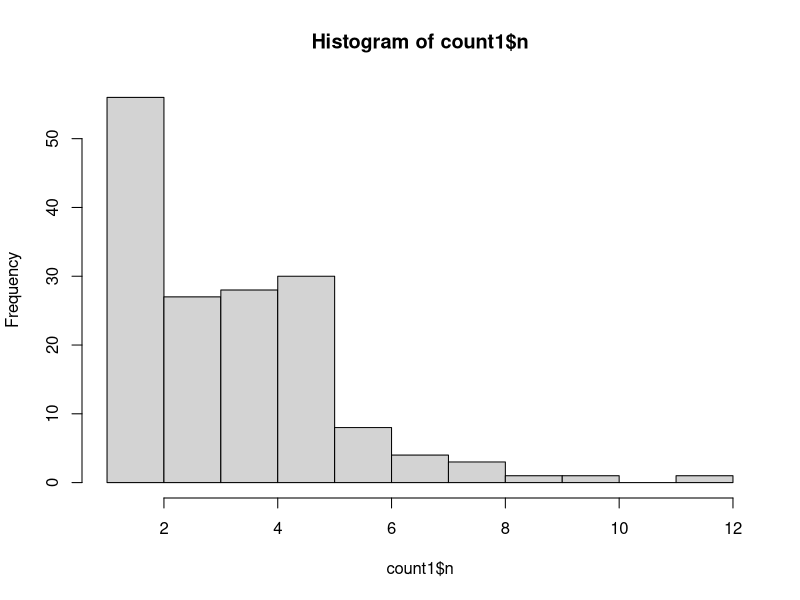
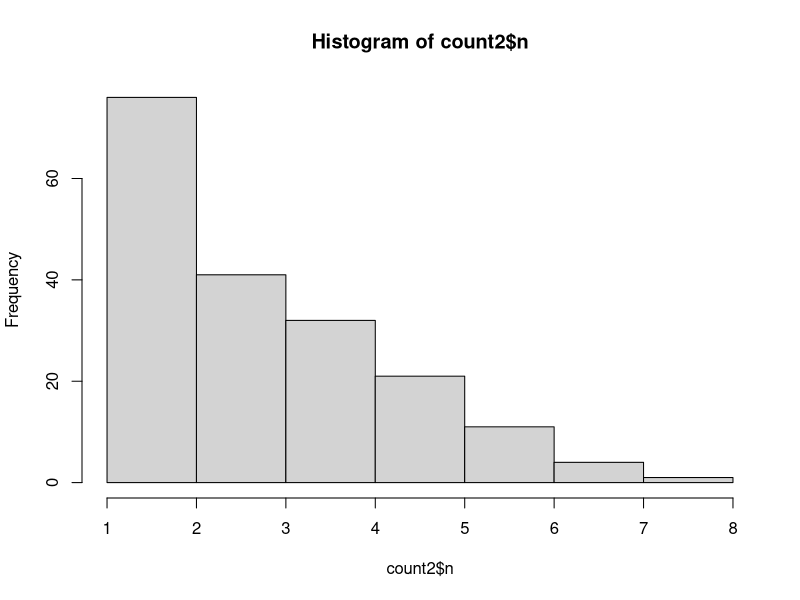
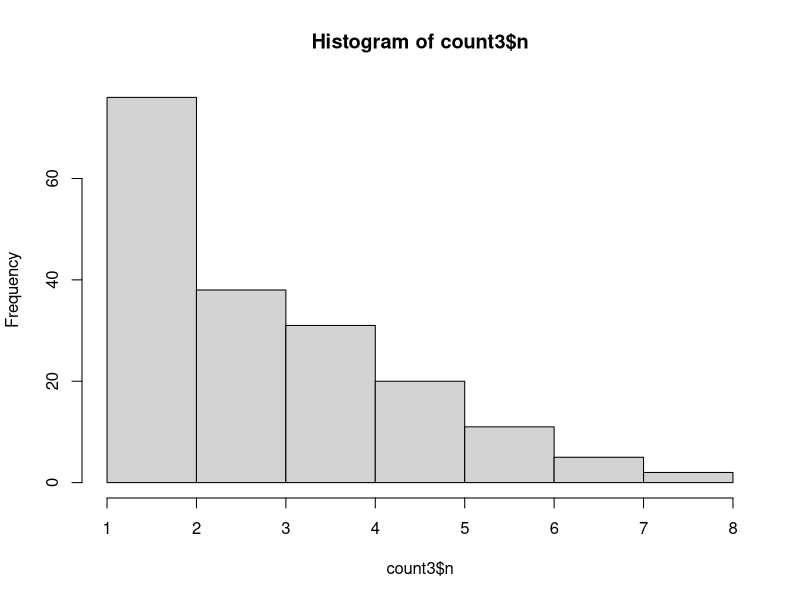
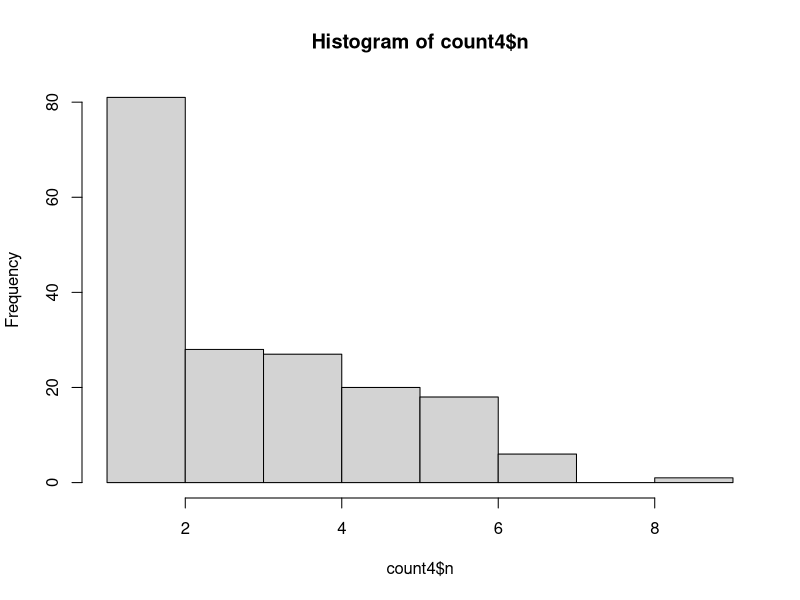
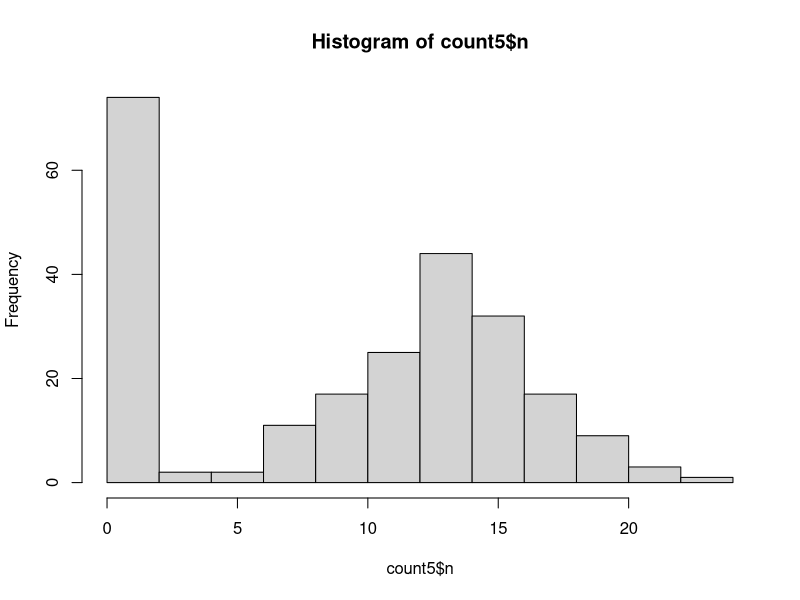

These figures' R source, in order:
## ---- chunk 1
knitr::opts_chunk$set(echo = TRUE)
library(readr)
library(tidyverse)
library(dplyr)
library(ggplot2)
## ---- chunk 2

df1 <- read_csv("data_project.csv")
df2 <- read_csv("Testdata-02.csv")

## ---- chunk 3

head(df1)
head(df2)

## ---- chunk 4

# select variables, which I need for the analysis.

df_label <- df1 %>%
  select(c_0003, c_0004, c_0005, c_0006, v_19, v_258, v_42, v_21, v_23, v_24, v_25, v_28, v_30, v_31, v_32, v_33, v_34, v_35, v_37, v_38, v_39, v_36, v_153,v_154,v_155, v_156, v_157, v_158, v_181, v_182,v_183, v_184, v_185, v_186, v_187, v_188, v_189, v_190, v_191, v_192, v_193, v_194, v_195, v_196, v_197, v_198, v_177, v_180, v_178, v_179, v_11, v_12, v_13, v_14, v_15, v_16, v_86, v_87, v_88, v_17, v_248, v_199, v_250, v_246)

# assign column names

colnames(df_label) <- c("v1", "v2", "v3", "v4", "sex", "age", "land", "school", "beruf_anlernzeit", "beruf_teilfacharbeiterabschluss","beruf_abgeschlossene_lehre", "beruf_fachschulabschluss","beruf_meister_techniker", "beruf_fachhochschulabschluss","beruf_hochschulabschluss", "beruf_andere_ausbildung","beruf_andere_ausbildung_o","beruf_keine", "staatsangehörigkeit_deutsch", "staatsangehörigkeit_eu","staatsangehörigkeit_nicht_eu","geburtsort", "v1_nachbar", "v1_heirat", "v1_arbeit", "v1_essen", "v1_freund", "v1_kinder", "v2_nachbar", "v2_heirat", "v2_arbeit", "v2_essen", "v2_freund", "v2_kinder", "v3_nachbar", "v3_heirat", "v3_arbeit", "v3_essen", "v3_freund", "v3_kinder", "v4_nachbar", "v4_heirat", "v4_arbeit", "v4_essen", "v4_freund", "v4_kinder", "eigene_finanzen", "eigene_gesundheit", "andere_gesundheit", "wirtschaftliche_lage", "em_schule", "em_kontakt", "em_freizeit", "em_reisen", "em_profisport", "em_bars", "em_mp_freien", "em_mp_person", "em_keine", "einhaltung_maßnahmen", "infektion", "impfung", "impfbereitschaft", "politik")


head(df_label)

## ---- chunk 5

# select variables, which I need for the analysis.

df_numeric <- df2 %>%
  select(c_0003, c_0004, c_0005, c_0006, v_19, v_258, v_42, v_21, v_23, v_24, v_25, v_28, v_30, v_31, v_32, v_33, v_34, v_35, v_37, v_38, v_39, v_36, v_153,v_154,v_155, v_156, v_157, v_158, v_181, v_182,v_183, v_184, v_185, v_186, v_187, v_188, v_189, v_190, v_191, v_192, v_193, v_194, v_195, v_196, v_197, v_198, v_177, v_180, v_178, v_179, v_11, v_12, v_13, v_14, v_15, v_16, v_86, v_87, v_88, v_17, v_248, v_199, v_250, v_246) 

# assign column names

colnames(df_numeric) <- c("v1", "v2", "v3", "v4", "sex", "age", "land", "school", "beruf_anlernzeit", "beruf_teilfacharbeiterabschluss","beruf_abgeschlossene_lehre", "beruf_fachschulabschluss","beruf_meister_techniker", "beruf_fachhochschulabschluss","beruf_hochschulabschluss", "beruf_andere_ausbildung","beruf_andere_ausbildung_o","beruf_keine", "staatsangehörigkeit_deutsch", "staatsangehörigkeit_eu","staatsangehörigkeit_nicht_eu","geburtsort", "v1_nachbar", "v1_heirat", "v1_arbeit", "v1_essen", "v1_freund", "v1_kinder", "v2_nachbar", "v2_heirat", "v2_arbeit", "v2_essen", "v2_freund", "v2_kinder", "v3_nachbar", "v3_heirat", "v3_arbeit", "v3_essen", "v3_freund", "v3_kinder", "v4_nachbar", "v4_heirat", "v4_arbeit", "v4_essen", "v4_freund", "v4_kinder", "eigene_finanzen", "eigene_gesundheit", "andere_gesundheit", "wirtschaftliche_lage", "em_schule", "em_kontakt", "em_freizeit", "em_reisen", "em_profisport", "em_bars", "em_mp_freien", "em_mp_person", "em_keine", "einhaltung_maßnahmen", "infektion", "impfung", "impfbereitschaft", "politik") 

head(df_numeric)

## ---- chunk 6

# v1

count1 <- count(df_numeric, v1) # count how often one vignette appeared
count1 <- count1[-1,] # deleting missings
summary(count1$n) # summary

hist(count1$n) # descriptive graph

# v2

count2 <- count(df_numeric, v2) # count how often one vignette appeared
count2 <- count2[-1,] # deleting missings
summary(count2$n) # summary

hist(count2$n) # descriptive graph

# v3

count3 <- count(df_numeric, v3) # count how often one vignette appeared
count3 <- count3[-1,] # deleting missings
summary(count3$n) # summary

hist(count3$n) # descriptive graph

# v4

count4 <- count(df_numeric, v4) # count how often one vignette appeared
count4 <- count4[-1,] # deleting missings
summary(count4$n) # summary

hist(count4$n) # descriptive graph
## ---- chunk 7

dftg <- df_numeric %>% 
  select(v1, v2, v3, v4)

df_long <- data.frame(v1 = unlist(dftg, use.names = FALSE))

count_long <- count(df_long, v1)
count5 <- count_long[-1,] # deleting missings
summary(count5$n) # summary

hist(count5$n) # descriptive graph
